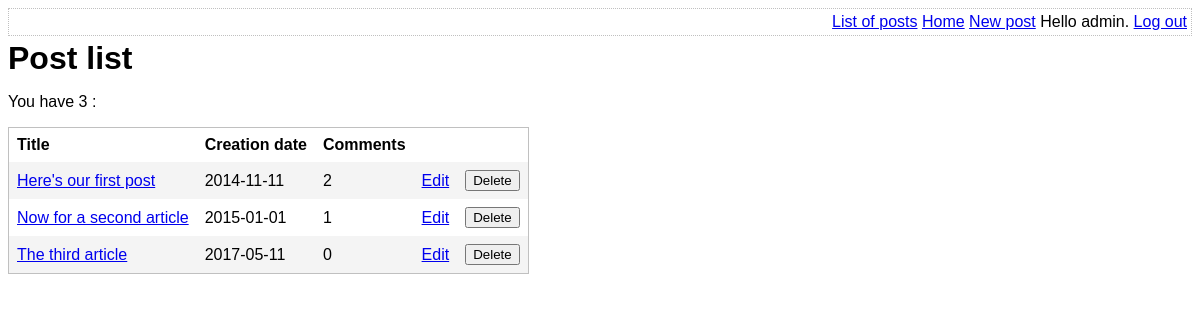
/list-posts.php (signed in), run on the app's committed database.
### tables this page shows
CREATE TABLE post (
    id int AUTO_INCREMENT,
    title varchar(255) NOT NULL,
    body varchar(255),
    user_id int NOT NULL,
    created_at date,
    updated_at date,
    PRIMARY KEY(id),
    FOREIGN KEY (user_id) REFERENCES user (id)
);

### lib/common.php (called while the page is built, shortened)
<?php
function htmlEscape($html)
{
    return htmlspecialchars($html, ENT_HTML5, 'UTF-8');
}
function getAllPosts(mysqli $conn)
{
    $stmt = "SELECT id,title,created_at,body,(SELECT count(*) FROM comment WHERE comment.post_id=post.id)comment_count FROM post";
    $resultSet = $conn->query($stmt);
    return $resultSet->fetch_all(MYSQLI_ASSOC);
}
function getPostsCount(mysqli $conn)
{
    return count(getAllPosts($conn));
}

### list-posts.php (the view, shortened to what this page needs)
<?php
require_once 'lib/common.php';
$conn = getConnectionInst();
$result = getAllPosts($conn);
?>
<!DOCTYPE html>
<html>
<head>
    <?php require 'templates/head.php' ?>
</head>
<body>
    <?php require 'templates/top-menu.php' ?>
    <h1>Post list</h1>
    <p>You have <?php echo getPostsCount($conn); ?> : </p>
    <form method="post">
        <table id="post-list">
            <thead>
                <tr>
                    <th>Title</th>
                    <th>Creation date</th>
                    <th>Comments</th>
                    <th />
                    <th />
                </tr>
            </thead>
            <tbody>
                <?php foreach ($result as $post) : ?>
                    <tr>
                        <td><a href="view-post.php?id=<?php echo $post['id'] ?>"><?php echo htmlEscape($post['title']) ?> </a></td>
                        <td>
                            <?php echo htmlEscape($post['created_at']) ?>
                        </td>
                        <td><?php echo htmlEscape($post['comment_count']) ?> </td>
                        <td>
                            <a href="edit-post.php?id=<?php echo htmlEscape($post['id']) ?>">Edit</a>
                        </td>
                        <td>
                            <input type="submit" name="delete-post[<?php echo $post['id'] ?>]" value="Delete" />
                        </td>
                    </tr>
                <?php endforeach ?>
            </tbody>
        </table>
    </form>
</body>
</html>

### assets/main.css (style rules this page uses)
h1, h2, h3 { margin-top: 0; margin-bottom: 8px; }
body { font-family: sans-serif; }
#post-list { border-collapse: collapse; border: 1px solid silver; }
#post-list td, #post-list th { padding: 8px; text-align: left; }
#post-list tbody tr:nth-child(odd) { background-color: #f4f4f4; }

### data on the page
post: title "Here's our first post", created_at "2014-11-11", comment_count "2"
post: title "Now for a second article", created_at "2015-01-01", comment_count "1"
post: title "The third article", created_at "2017-05-11", comment_count "0"

### other printed values
htmlEscape(getAuthUser()) "admin"
getPostsCount($conn) "3"
